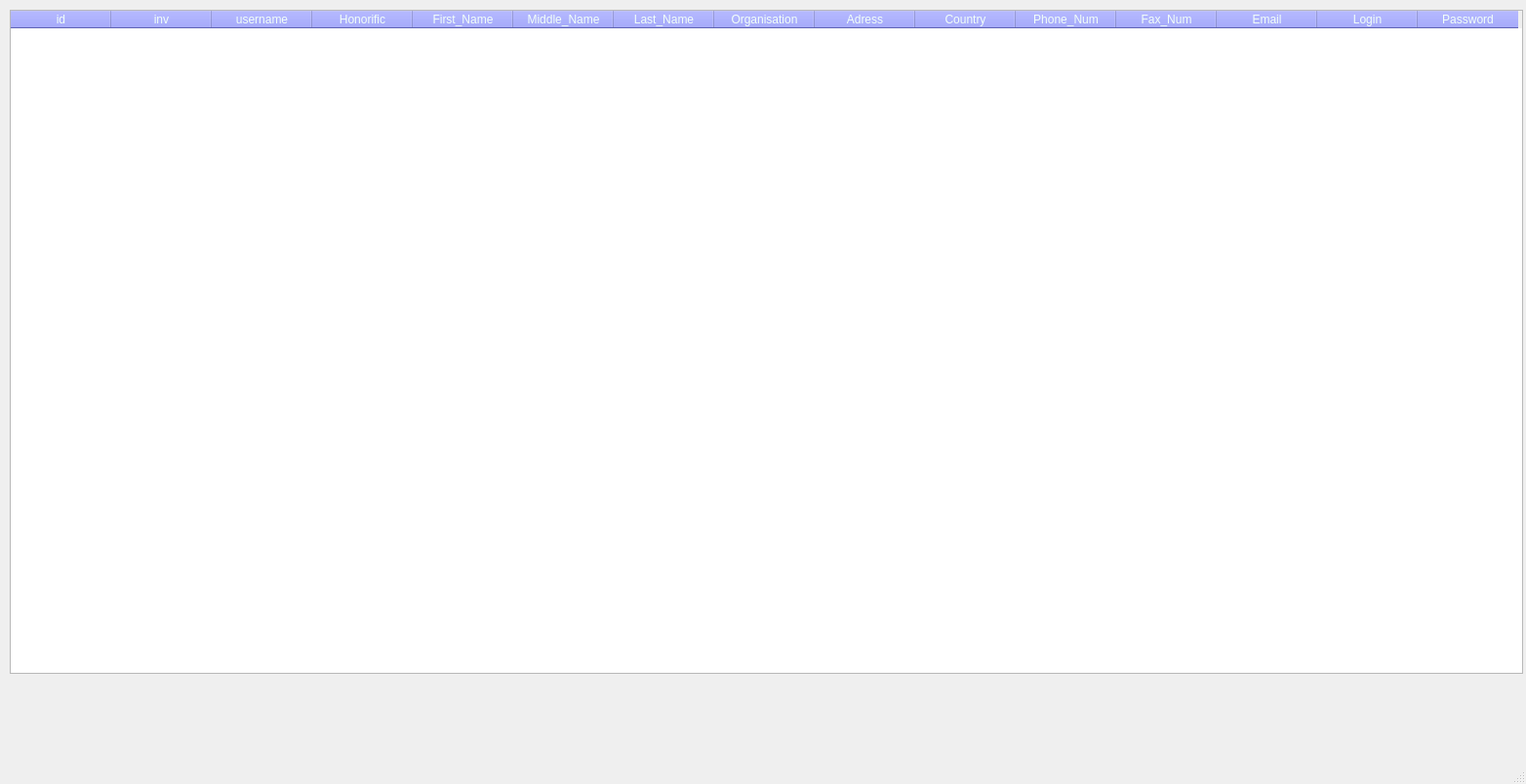
<?xml version="1.0" encoding="UTF-8"?>
<ui version="4.0">
 <class>MainWindow</class>
 <widget class="QMainWindow" name="MainWindow">
  <property name="geometry">
   <rect>
    <x>0</x>
    <y>0</y>
    <width>1564</width>
    <height>804</height>
   </rect>
  </property>
  <property name="sizePolicy">
   <sizepolicy hsizetype="Preferred" vsizetype="Preferred">
    <horstretch>0</horstretch>
    <verstretch>0</verstretch>
   </sizepolicy>
  </property>
  <property name="windowTitle">
   <string>Учетные записи пользователей</string>
  </property>
  <property name="iconSize">
   <size>
    <width>30</width>
    <height>30</height>
   </size>
  </property>
  <widget class="QWidget" name="centralwidget">
   <widget class="QTableWidget" name="tableWidget">
    <property name="geometry">
     <rect>
      <x>10</x>
      <y>10</y>
      <width>1551</width>
      <height>681</height>
     </rect>
    </property>
    <property name="minimumSize">
     <size>
      <width>1121</width>
      <height>661</height>
     </size>
    </property>
    <property name="styleSheet">
     <string notr="true">QHeaderView::section
{
font: 9pt &quot;MS Shell Dlg 2&quot;;
color: rgb(242, 255, 248);
background-color: rgb(133, 139, 255);
}</string>
    </property>
    <property name="frameShape">
     <enum>QFrame::StyledPanel</enum>
    </property>
    <property name="frameShadow">
     <enum>QFrame::Sunken</enum>
    </property>
    <property name="selectionMode">
     <enum>QAbstractItemView::SingleSelection</enum>
    </property>
    <property name="selectionBehavior">
     <enum>QAbstractItemView::SelectRows</enum>
    </property>
    <property name="gridStyle">
     <enum>Qt::DashLine</enum>
    </property>
    <property name="rowCount">
     <number>0</number>
    </property>
    <attribute name="horizontalHeaderDefaultSectionSize">
     <number>103</number>
    </attribute>
    <attribute name="horizontalHeaderMinimumSectionSize">
     <number>45</number>
    </attribute>
    <column>
     <property name="text">
      <string>id</string>
     </property>
     <property name="background">
      <color>
       <red>133</red>
       <green>139</green>
       <blue>255</blue>
      </color>
     </property>
    </column>
    <column>
     <property name="text">
      <string>inv</string>
     </property>
     <property name="background">
      <color>
       <red>133</red>
       <green>139</green>
       <blue>255</blue>
      </color>
     </property>
    </column>
    <column>
     <property name="text">
      <string>username</string>
     </property>
     <property name="background">
      <color>
       <red>133</red>
       <green>139</green>
       <blue>255</blue>
      </color>
     </property>
    </column>
    <column>
     <property name="text">
      <string>Honorific</string>
     </property>
     <property name="background">
      <color>
       <red>133</red>
       <green>139</green>
       <blue>255</blue>
      </color>
     </property>
    </column>
    <column>
     <property name="text">
      <string>First_Name</string>
     </property>
    </column>
    <column>
     <property name="text">
      <string>Middle_Name</string>
     </property>
    </column>
    <column>
     <property name="text">
      <string>Last_Name</string>
     </property>
    </column>
    <column>
     <property name="text">
      <string>Organisation</string>
     </property>
    </column>
    <column>
     <property name="text">
      <string>Adress</string>
     </property>
    </column>
    <column>
     <property name="text">
      <string>Country</string>
     </property>
    </column>
    <column>
     <property name="text">
      <string>Phone_Num</string>
     </property>
    </column>
    <column>
     <property name="text">
      <string>Fax_Num</string>
     </property>
    </column>
    <column>
     <property name="text">
      <string>Email</string>
     </property>
    </column>
    <column>
     <property name="text">
      <string>Login</string>
     </property>
    </column>
    <column>
     <property name="text">
      <string>Password</string>
     </property>
    </column>
   </widget>
  </widget>
  <widget class="QStatusBar" name="statusbar"/>
 </widget>
 <resources/>
 <connections/>
</ui>
